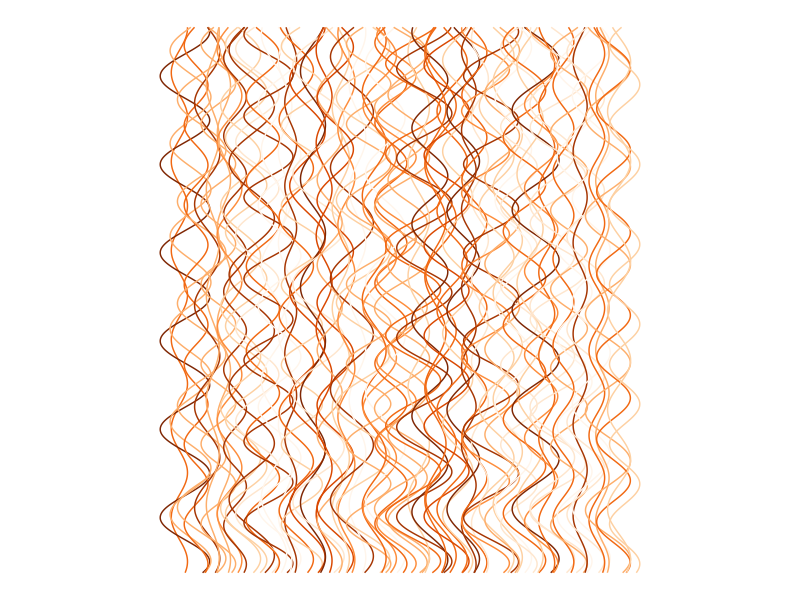

This figure's R source:
library(tibble)
library(RColorBrewer)
library(ggplot2)

create_hair <- function(n, group){
  y <- seq(0.1, 5, by = 0.001)
  x <- runif(1, 0.05, 0.25)*sin(runif(1, 6, 9)*y) + n
  col <- sample(RColorBrewer::brewer.pal(9, "Oranges"), size=1)
  group <- rep(group, length(y))
  tibble(x = x, y = y, col = col, group = group)
}

set.seed(1234)
xs <- seq(0, 4, by=0.05)
plot_data <- tibble(x = c(),
                    y = c(),
                    col = c(),
                    group = c())
for (i in 1:length(xs)){
  k <- create_hair(n = xs[i], group=i)
  plot_data <- rbind(plot_data, k)
}

ggplot() +
  geom_path(data=plot_data, mapping=aes(x = x, y = y, colour = I(col), group=group)) +
  coord_fixed() +
  theme_void() +
  theme(legend.position = "none")

